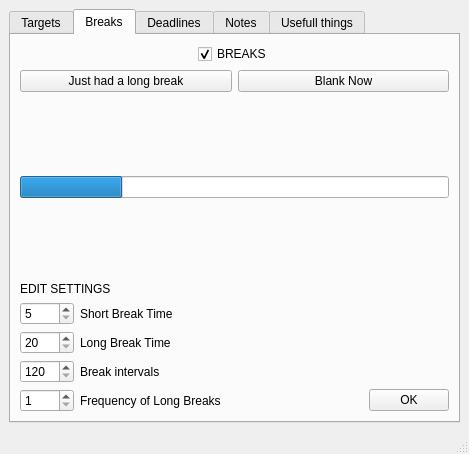
<?xml version="1.0" encoding="UTF-8"?>
<ui version="4.0">
 <class>MainWindow</class>
 <widget class="QMainWindow" name="MainWindow">
  <property name="geometry">
   <rect>
    <x>0</x>
    <y>0</y>
    <width>469</width>
    <height>454</height>
   </rect>
  </property>
  <property name="windowTitle">
   <string>MainWindow</string>
  </property>
  <widget class="QWidget" name="centralwidget">
   <layout class="QVBoxLayout" name="verticalLayout">
    <item>
     <widget class="QTabWidget" name="tabWidget">
      <property name="currentIndex">
       <number>1</number>
      </property>
      <widget class="QWidget" name="tab">
       <attribute name="title">
        <string>Targets</string>
       </attribute>
       <layout class="QVBoxLayout" name="verticalLayout_2">
        <item>
         <widget class="QScrollArea" name="scrollArea">
          <property name="widgetResizable">
           <bool>true</bool>
          </property>
          <widget class="QWidget" name="scrollAreaWidgetContents">
           <property name="geometry">
            <rect>
             <x>0</x>
             <y>0</y>
             <width>433</width>
             <height>256</height>
            </rect>
           </property>
           <layout class="QVBoxLayout" name="verticalLayout_5">
            <item>
             <widget class="QLabel" name="target_text">
              <property name="text">
               <string>No targets set yet, why not make some!</string>
              </property>
             </widget>
            </item>
            <item>
             <spacer name="verticalSpacer">
              <property name="orientation">
               <enum>Qt::Vertical</enum>
              </property>
              <property name="sizeHint" stdset="0">
               <size>
                <width>20</width>
                <height>40</height>
               </size>
              </property>
             </spacer>
            </item>
           </layout>
          </widget>
         </widget>
        </item>
        <item>
         <layout class="QHBoxLayout" name="horizontalLayout">
          <item>
           <widget class="QLineEdit" name="targetTitle_input">
            <property name="text">
             <string/>
            </property>
            <property name="placeholderText">
             <string>Task Name</string>
            </property>
           </widget>
          </item>
          <item>
           <widget class="QTimeEdit" name="targetTime_input"/>
          </item>
          <item>
           <widget class="QPushButton" name="addTarget_button">
            <property name="text">
             <string>Add</string>
            </property>
           </widget>
          </item>
         </layout>
        </item>
        <item>
         <widget class="QLineEdit" name="targetDescription_input">
          <property name="text">
           <string/>
          </property>
          <property name="placeholderText">
           <string>Task Description</string>
          </property>
         </widget>
        </item>
       </layout>
      </widget>
      <widget class="QWidget" name="tab_2">
       <attribute name="title">
        <string>Breaks</string>
       </attribute>
       <layout class="QVBoxLayout" name="verticalLayout_3">
        <item>
         <layout class="QHBoxLayout" name="horizontalLayout_7">
          <item>
           <spacer name="horizontalSpacer_6">
            <property name="orientation">
             <enum>Qt::Horizontal</enum>
            </property>
            <property name="sizeHint" stdset="0">
             <size>
              <width>40</width>
              <height>20</height>
             </size>
            </property>
           </spacer>
          </item>
          <item>
           <widget class="QCheckBox" name="breaksOnOff">
            <property name="text">
             <string>BREAKS</string>
            </property>
            <property name="checked">
             <bool>true</bool>
            </property>
           </widget>
          </item>
          <item>
           <spacer name="horizontalSpacer_7">
            <property name="orientation">
             <enum>Qt::Horizontal</enum>
            </property>
            <property name="sizeHint" stdset="0">
             <size>
              <width>40</width>
              <height>20</height>
             </size>
            </property>
           </spacer>
          </item>
         </layout>
        </item>
        <item>
         <layout class="QHBoxLayout" name="horizontalLayout_6">
          <item>
           <widget class="QPushButton" name="recentLongBreak_button">
            <property name="text">
             <string>Just had a long break</string>
            </property>
           </widget>
          </item>
          <item>
           <widget class="QPushButton" name="blankNow_button">
            <property name="text">
             <string>Blank Now</string>
            </property>
           </widget>
          </item>
         </layout>
        </item>
        <item>
         <spacer name="verticalSpacer_2">
          <property name="orientation">
           <enum>Qt::Vertical</enum>
          </property>
          <property name="sizeHint" stdset="0">
           <size>
            <width>20</width>
            <height>40</height>
           </size>
          </property>
         </spacer>
        </item>
        <item>
         <widget class="QProgressBar" name="breaks_progressBar">
          <property name="value">
           <number>24</number>
          </property>
          <property name="textVisible">
           <bool>false</bool>
          </property>
         </widget>
        </item>
        <item>
         <spacer name="verticalSpacer_6">
          <property name="orientation">
           <enum>Qt::Vertical</enum>
          </property>
          <property name="sizeHint" stdset="0">
           <size>
            <width>20</width>
            <height>40</height>
           </size>
          </property>
         </spacer>
        </item>
        <item>
         <widget class="QLabel" name="label_2">
          <property name="text">
           <string>EDIT SETTINGS</string>
          </property>
         </widget>
        </item>
        <item>
         <layout class="QGridLayout" name="gridLayout">
          <item row="0" column="1">
           <widget class="QLabel" name="label_4">
            <property name="text">
             <string>Short Break Time</string>
            </property>
           </widget>
          </item>
          <item row="0" column="0">
           <widget class="QSpinBox" name="shortBreak_spinBox">
            <property name="minimum">
             <number>5</number>
            </property>
            <property name="maximum">
             <number>30</number>
            </property>
           </widget>
          </item>
          <item row="2" column="1">
           <widget class="QLabel" name="label_6">
            <property name="text">
             <string>Break intervals</string>
            </property>
           </widget>
          </item>
          <item row="3" column="0">
           <widget class="QSpinBox" name="longBreakFrquency_spinBox">
            <property name="minimum">
             <number>1</number>
            </property>
            <property name="maximum">
             <number>100</number>
            </property>
           </widget>
          </item>
          <item row="0" column="2">
           <spacer name="horizontalSpacer">
            <property name="orientation">
             <enum>Qt::Horizontal</enum>
            </property>
            <property name="sizeHint" stdset="0">
             <size>
              <width>40</width>
              <height>20</height>
             </size>
            </property>
           </spacer>
          </item>
          <item row="2" column="0">
           <widget class="QSpinBox" name="breakInterval_spinBox">
            <property name="minimum">
             <number>120</number>
            </property>
            <property name="maximum">
             <number>1800</number>
            </property>
           </widget>
          </item>
          <item row="1" column="1">
           <widget class="QLabel" name="label_5">
            <property name="text">
             <string>Long Break Time</string>
            </property>
           </widget>
          </item>
          <item row="1" column="0">
           <widget class="QSpinBox" name="longBreak_spinBox">
            <property name="minimum">
             <number>20</number>
            </property>
            <property name="maximum">
             <number>600</number>
            </property>
           </widget>
          </item>
          <item row="3" column="1">
           <widget class="QLabel" name="label_7">
            <property name="text">
             <string>Frequency of Long Breaks</string>
            </property>
           </widget>
          </item>
          <item row="3" column="2">
           <layout class="QHBoxLayout" name="horizontalLayout_2">
            <item>
             <spacer name="horizontalSpacer_2">
              <property name="orientation">
               <enum>Qt::Horizontal</enum>
              </property>
              <property name="sizeHint" stdset="0">
               <size>
                <width>40</width>
                <height>20</height>
               </size>
              </property>
             </spacer>
            </item>
            <item>
             <widget class="QPushButton" name="setTimmingsButton">
              <property name="text">
               <string>OK</string>
              </property>
             </widget>
            </item>
           </layout>
          </item>
         </layout>
        </item>
       </layout>
      </widget>
      <widget class="QWidget" name="tab_3">
       <attribute name="title">
        <string>Deadlines</string>
       </attribute>
       <layout class="QVBoxLayout" name="verticalLayout_4">
        <item>
         <widget class="QScrollArea" name="scrollArea_2">
          <property name="widgetResizable">
           <bool>true</bool>
          </property>
          <widget class="QWidget" name="scrollAreaWidgetContents_2">
           <property name="geometry">
            <rect>
             <x>0</x>
             <y>0</y>
             <width>433</width>
             <height>256</height>
            </rect>
           </property>
           <layout class="QVBoxLayout" name="verticalLayout_6">
            <item>
             <widget class="QLabel" name="deadlines_text">
              <property name="text">
               <string>TextLabel</string>
              </property>
             </widget>
            </item>
            <item>
             <spacer name="verticalSpacer_5">
              <property name="orientation">
               <enum>Qt::Vertical</enum>
              </property>
              <property name="sizeHint" stdset="0">
               <size>
                <width>20</width>
                <height>40</height>
               </size>
              </property>
             </spacer>
            </item>
            <item>
             <layout class="QHBoxLayout" name="horizontalLayout_5">
              <item>
               <widget class="QPushButton" name="clearDeadlines_button">
                <property name="text">
                 <string>Clear</string>
                </property>
               </widget>
              </item>
              <item>
               <spacer name="horizontalSpacer_5">
                <property name="orientation">
                 <enum>Qt::Horizontal</enum>
                </property>
                <property name="sizeHint" stdset="0">
                 <size>
                  <width>40</width>
                  <height>20</height>
                 </size>
                </property>
               </spacer>
              </item>
             </layout>
            </item>
           </layout>
          </widget>
         </widget>
        </item>
        <item>
         <layout class="QHBoxLayout" name="horizontalLayout_3">
          <item>
           <widget class="QLineEdit" name="deadlineTitle_input"/>
          </item>
          <item>
           <widget class="QDateEdit" name="deadlineDate_input"/>
          </item>
          <item>
           <widget class="QPushButton" name="addDeadline_button">
            <property name="text">
             <string>Add</string>
            </property>
           </widget>
          </item>
         </layout>
        </item>
        <item>
         <widget class="QLineEdit" name="deadlineDescription_input"/>
        </item>
       </layout>
      </widget>
      <widget class="QWidget" name="tab_4">
       <attribute name="title">
        <string>Notes</string>
       </attribute>
       <layout class="QVBoxLayout" name="verticalLayout_7">
        <item>
         <widget class="QScrollArea" name="scrollArea_3">
          <property name="widgetResizable">
           <bool>true</bool>
          </property>
          <widget class="QWidget" name="scrollAreaWidgetContents_3">
           <property name="geometry">
            <rect>
             <x>0</x>
             <y>0</y>
             <width>433</width>
             <height>336</height>
            </rect>
           </property>
           <layout class="QVBoxLayout" name="verticalLayout_8">
            <item>
             <widget class="QPlainTextEdit" name="notes_plainText"/>
            </item>
           </layout>
          </widget>
         </widget>
        </item>
       </layout>
      </widget>
      <widget class="QWidget" name="usefulltab">
       <attribute name="title">
        <string>Usefull things</string>
       </attribute>
       <layout class="QVBoxLayout" name="verticalLayout_9">
        <item>
         <layout class="QHBoxLayout" name="horizontalLayout_4">
          <item>
           <spacer name="horizontalSpacer_3">
            <property name="orientation">
             <enum>Qt::Horizontal</enum>
            </property>
            <property name="sizeType">
             <enum>QSizePolicy::Fixed</enum>
            </property>
            <property name="sizeHint" stdset="0">
             <size>
              <width>40</width>
              <height>20</height>
             </size>
            </property>
           </spacer>
          </item>
          <item>
           <layout class="QVBoxLayout" name="verticalLayout_10">
            <item>
             <spacer name="verticalSpacer_4">
              <property name="orientation">
               <enum>Qt::Vertical</enum>
              </property>
              <property name="sizeType">
               <enum>QSizePolicy::Fixed</enum>
              </property>
              <property name="sizeHint" stdset="0">
               <size>
                <width>20</width>
                <height>40</height>
               </size>
              </property>
             </spacer>
            </item>
            <item>
             <widget class="QLabel" name="label">
              <property name="text">
               <string>Add some stuff here...</string>
              </property>
             </widget>
            </item>
            <item>
             <spacer name="verticalSpacer_3">
              <property name="orientation">
               <enum>Qt::Vertical</enum>
              </property>
              <property name="sizeHint" stdset="0">
               <size>
                <width>20</width>
                <height>40</height>
               </size>
              </property>
             </spacer>
            </item>
           </layout>
          </item>
          <item>
           <spacer name="horizontalSpacer_4">
            <property name="orientation">
             <enum>Qt::Horizontal</enum>
            </property>
            <property name="sizeType">
             <enum>QSizePolicy::Fixed</enum>
            </property>
            <property name="sizeHint" stdset="0">
             <size>
              <width>40</width>
              <height>20</height>
             </size>
            </property>
           </spacer>
          </item>
         </layout>
        </item>
       </layout>
      </widget>
     </widget>
    </item>
   </layout>
  </widget>
  <widget class="QMenuBar" name="menubar">
   <property name="geometry">
    <rect>
     <x>0</x>
     <y>0</y>
     <width>469</width>
     <height>30</height>
    </rect>
   </property>
  </widget>
  <widget class="QStatusBar" name="statusbar"/>
 </widget>
 <resources/>
 <connections/>
</ui>
